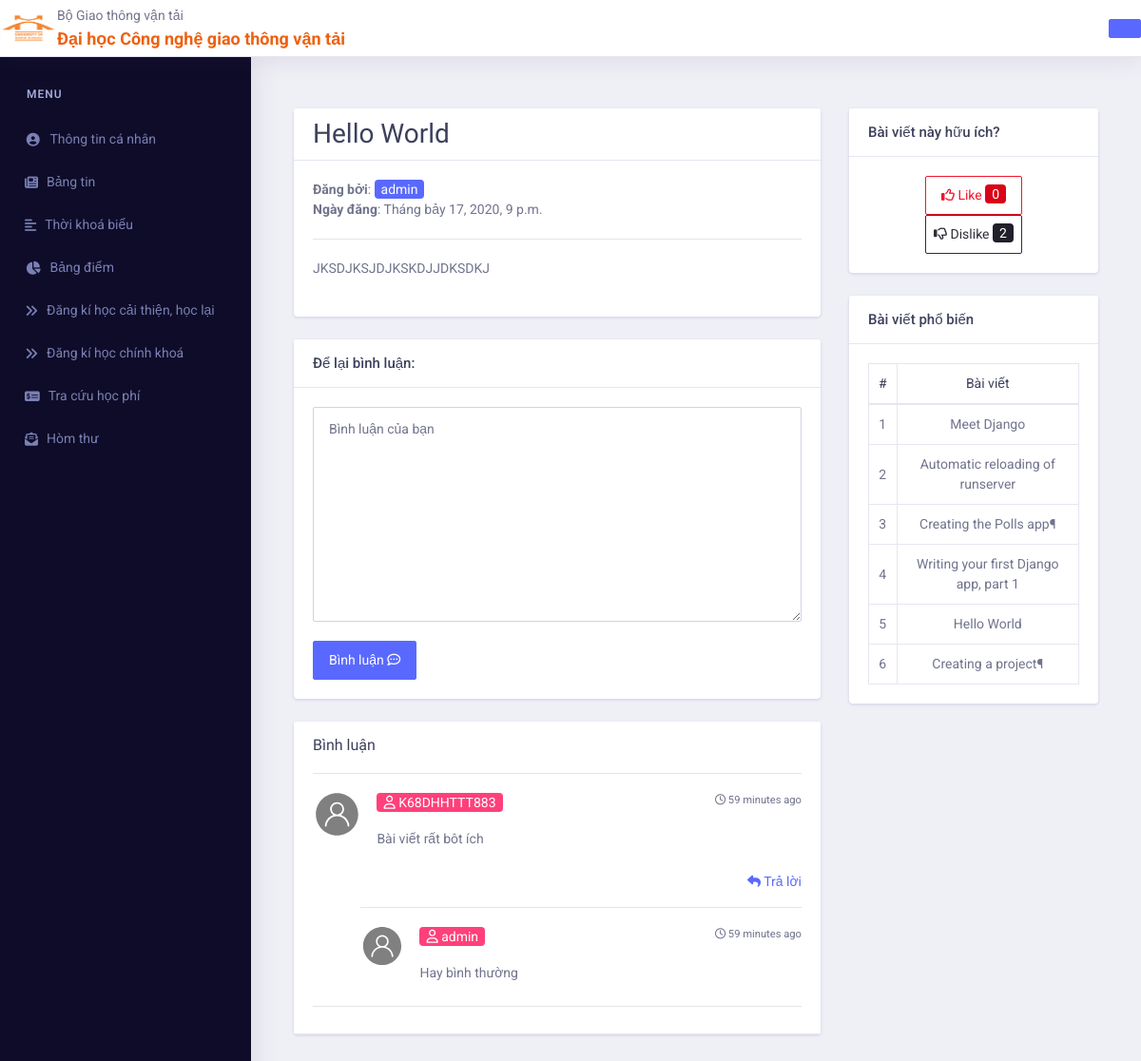
The app's page /home/post_detail/7/ with its own data.
### home/models.py (models this page shows, shortened)
class Post(models.Model):
    title = models.CharField(max_length=40)
    content = models.TextField()
    date_published = models.DateTimeField(auto_now=True)
    author = models.ForeignKey(User, on_delete=models.CASCADE)
    img = models.ImageField(upload_to='post_img', null=True, blank=True)
    like = models.ManyToManyField(User, related_name='like_user', blank=True)
    dislike = models.ManyToManyField(User, related_name='dislike_user',blank=True)
    def __str__(self):
        return self.title

class Comment(models.Model):
    user = models.ForeignKey(User, on_delete=models.CASCADE)
    post = models.ForeignKey(Post, on_delete=models.CASCADE)
    comment_box = models.TextField()
    date_comment = models.DateTimeField(auto_now=True)

class Comment_to_comment(models.Model):
    user = models.ForeignKey(User, on_delete=models.CASCADE)
    from_comment = models.ForeignKey(Comment, on_delete=models.CASCADE)
    comment = models.TextField()
    date_comment = models.DateTimeField(auto_now=True)

class Points(models.Model):
    post = models.ForeignKey(Post, on_delete=models.CASCADE)
    point = models.IntegerField(default=0)

### home/views.py (the view)
# urls.py: path('post_detail/<int:id>/', views.post_detail, name='post_detail'),
def post_detail(request, id):
    post_pupular = Points.objects.all().order_by('-point')[:10]
    post = Post.objects.get(pk=id)
    hidden_like = False
    hidden_dislike = False
    if request.user in post.like.all():
        hidden_like = True
    elif request.user in post.dislike.all():
        hidden_dislike = True
    comments = Comment.objects.filter(post=post)
    for comment in comments:
        comment.reply = Comment_to_comment.objects.filter(from_comment=comment)
    comment_form = CommentForm(initial={
        'user': request.user,
        'post': post,
    })
    if request.method == 'POST':
        comment_form = CommentForm(request.POST)
        if comment_form.is_valid():
            comment_form.cleaned_data
            comment_form.save()
        return redirect('post_detail', post.id)
    request.session['post_id'] = post.id
    reply_comment = CtcForm(initial={
        'user': request.user,
    })
    return render(request, 'post.html', context={
        'post': post,
        'like_count': post.like.count(),
        'dislike_count': post.dislike.count(),
        'hidden_like': hidden_like,
        'hidden_dislike': hidden_dislike,
        'comments': comments,
        'comment_form': comment_form,
        'comment_to_comment_form': reply_comment,
        'post_popular': post_pupular
    })

### home/forms.py
class CommentForm(forms.ModelForm):
    comment_box = forms.CharField(label='', widget=forms.Textarea(attrs={'class': 'form-control', 'placeholder': 'Bình luận của bạn'}))
    class Meta:
        model = Comment
        fields = '__all__'
    def __init__(self, *arg, **kwarg):
        super().__init__(*arg, **kwarg)
        self.fields['user'].widget = forms.HiddenInput()
        self.fields['post'].widget = forms.HiddenInput()

class CtcForm(forms.ModelForm):
    class Meta:
        model = Comment_to_comment
        fields = '__all__'

### home/templates/post.html (shortened to what this page needs)
{% extends 'base.html' %}
{% load humanize %}
{% block content %}
<div class="dashboard-wrapper">
    <div class="container-fluid  dashboard-content">
  <div class="container">
    <div class="row">
      <div class="col-lg-8">
        <div class="card my-4">
          <h2 class="card-header">{{post.title}}</h2>
          <div class="card-body">
            <p><b>Đăng bởi</b>: <span class="badge badge-pill badge-primary">{{post.author}}</span>
              <br>
            <b>Ngày đăng</b>: {{post.date_published}}
            </p>
            <hr>
            <p>{{post.content|linebreaks}}</p>
          </div>
        </div>
        <div class="card my-4">
          <h5 class="card-header">Để lại bình luận:</h5>
          <div class="card-body">
            <form method="POST" action="">
              {{comment_form.as_p}}
              <button type="submit" class="btn btn-primary">Bình luận <i class="far fa-comment-dots"></i></button>
            </form>
          </div>
        </div>
        <div class="card my-4">
          <div class="card-header">
            <h4 style="font-family: 'Baloo Bhai', cursive;">Bình luận</h4>
            <hr>
            {% if not comments %}
              Chưa có bình luận
            {% else %}
            {% for comment in comments %}
            <div style="text-align: right;">
              <small><i class="far fa-clock"></i> {{comment.date_comment|naturaltime}}</small>
            </div>
              <div class="media mb-4" style="margin-top: -20px;">
                <img class="d-flex mr-3 rounded-circle" width="10%" src="/avata/default.svg" alt="">
                <div>
                  <div class="media-body">
                      <div>
                        <h5 class="mt-0"><span class="badge badge-secondary"><i class="far fa-user"></i></i> {{comment.user}}</span></h5>
                      </div>
                    <p>{{comment.comment_box}}</p>
                  </div>
                </div>
              </div>
              <div style="text-align: right;">
                <a href="" class="text-primary" data-toggle="modal" data-target="#exampleModalCenter_{{comment.id}}"><i class="fas fa-reply"></i> Trả lời</a>
              </div>
              <hr style="margin-left: 50px;">
              {% for c in comment.reply %}
              <div style="text-align: right;">
                <small><i class="far fa-clock"></i> {{c.date_comment|naturaltime}}</small>
              </div>
              <div class="media mb-4" style="margin-left: 50px; margin-top: -20px;">
                <img class="d-flex mr-3 rounded-circle" width="10%" src="/avata/default.svg" alt="">
                <div>
                  <div class="media-body">
                      <div>
                        <h5 class="mt-0"><span class="badge badge-secondary"><i class="far fa-user"></i></i> {{c.user}}</span></h5>
                      </div>
                    <p>{{c.comment}}</p>
                  </div>
                </div>
              </div>
              {% endfor %}
            <hr>
            {% endfor %}
            {% endif %}
          </div>
        </div>
      </div>
      <div class="col-md-4">
        <div class="card my-4">
          <h5 class="card-header">Bài viết này hữu ích?</h5>
          <div class="card-body">
            <div class="row" style="text-align: center;">
                <div class="col">
                  <form action="{% url 'like_post' post.id %}" method="post">
                    <button type="submit" class="btn btn-outline-danger" style="padding-right: 16px; padding-left: 16px;" {% if hidden_like %} disabled {% endif %}><i class="far fa-thumbs-up"></i> Like <span class="badge badge-danger">{{like_count}}</span></button>
                  </form>
                </div>
                <div class="col">
                  <form action="{% url 'dislike_post' post.id %}" method="post">
                    <button type="submit" class="btn btn-outline-dark" style="padding-right: 8px; padding-left: 8px;" {% if hidden_dislike %} disabled {% endif %}><i class="far fa-thumbs-down"></i> Dislike <span class="badge badge-dark">{{dislike_count}}</span></button>
                  </form>
                </div>
            </div>
          </div>
        </div>
        <div class="card my-4">
          <h5 class="card-header">Bài viết phổ biến</h5>
          <div class="card-body">
            <table class="table table-bordered" style="text-align: center;">
              <thead>
                <tr>
                  <th scope="col">#</th>
                  <th scope="col">Bài viết</th>
                </tr>
              </thead>
              <tbody>
                {% for post in post_popular %}
                <tr>
                  <td>
                    {{forloop.counter}}
                  </td>
                  <td>
                    <a href="{% url 'post_detail' post.post.id %}">{{post.post}}</a>
                  </td>
                </tr>
                {% endfor %}
              </tbody>
            </table>
          </div>
        </div>
      </div>
    </div>
  </div>
                </div>
            </div>
{% endblock %}

### home/templates/post.html (style rules this page uses)
h2, h1 { font-family: 'Baloo Bhai', cursive; }

### records on screen
Post: title "Hello World", author "admin", date_published "Tháng bảy 17, 2020, 9 p.m.", content "JKSDJKSJDJKSKDJJDKSDKJ"
Comment: date_comment "59 minutes ago", user "K68DHHTTT883", comment_box "Bài viết rất bôt ích"
Comment_to_comment: date_comment "59 minutes ago", user "admin", comment "Hay bình thường"
Points: post "Meet Django"
Points: post "Automatic reloading of runserver"
Points: post "Creating the Polls app¶"
Points: post "Writing your first Django app, part 1"
Points: post "Hello World"
Points: post "Creating a project¶"

### other values on screen
{{ like_count }} "0"
{{ dislike_count }} "2"
